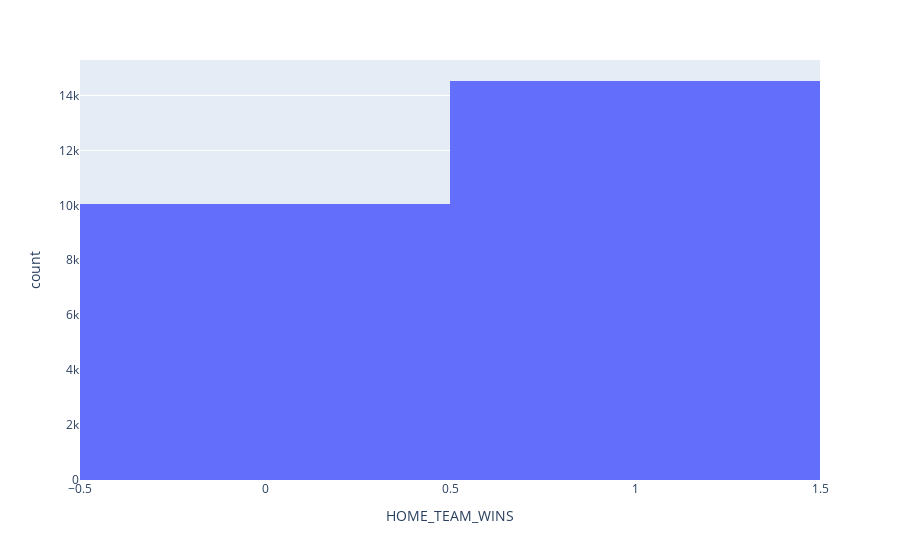

Source (notebook cell):
### Code cell
fig = px.histogram(y, x="HOME_TEAM_WINS")
fig.show()

### Figure 1 — Plotly figure (JSON) as saved in the notebook; plotly's stock layout.template omitted (floating-point values rounded to 4 significant figures; data arrays with more than 128 entries replaced by an {"elided": "..."} marker saying what was removed)
{"data": [{"alignmentgroup": "True", "bingroup": "x", "hovertemplate": "HOME_TEAM_WINS=%{x}<br>count=%{y}<extra></extra>", "legendgroup": "", "marker": {"color": "#636efa", "pattern": {"shape": ""}}, "name": "", "offsetgroup": "", "orientation": "v", "showlegend": false, "type": "histogram", "x": {"elided": "24563 int values"}, "xaxis": "x", "yaxis": "y"}], "layout": {"barmode": "relative", "legend": {"tracegroupgap": 0}, "margin": {"t": 60}, "xaxis": {"anchor": "y", "domain": [0, 1], "title": {"text": "HOME_TEAM_WINS"}}, "yaxis": {"anchor": "x", "domain": [0, 1], "title": {"text": "count"}}}}
